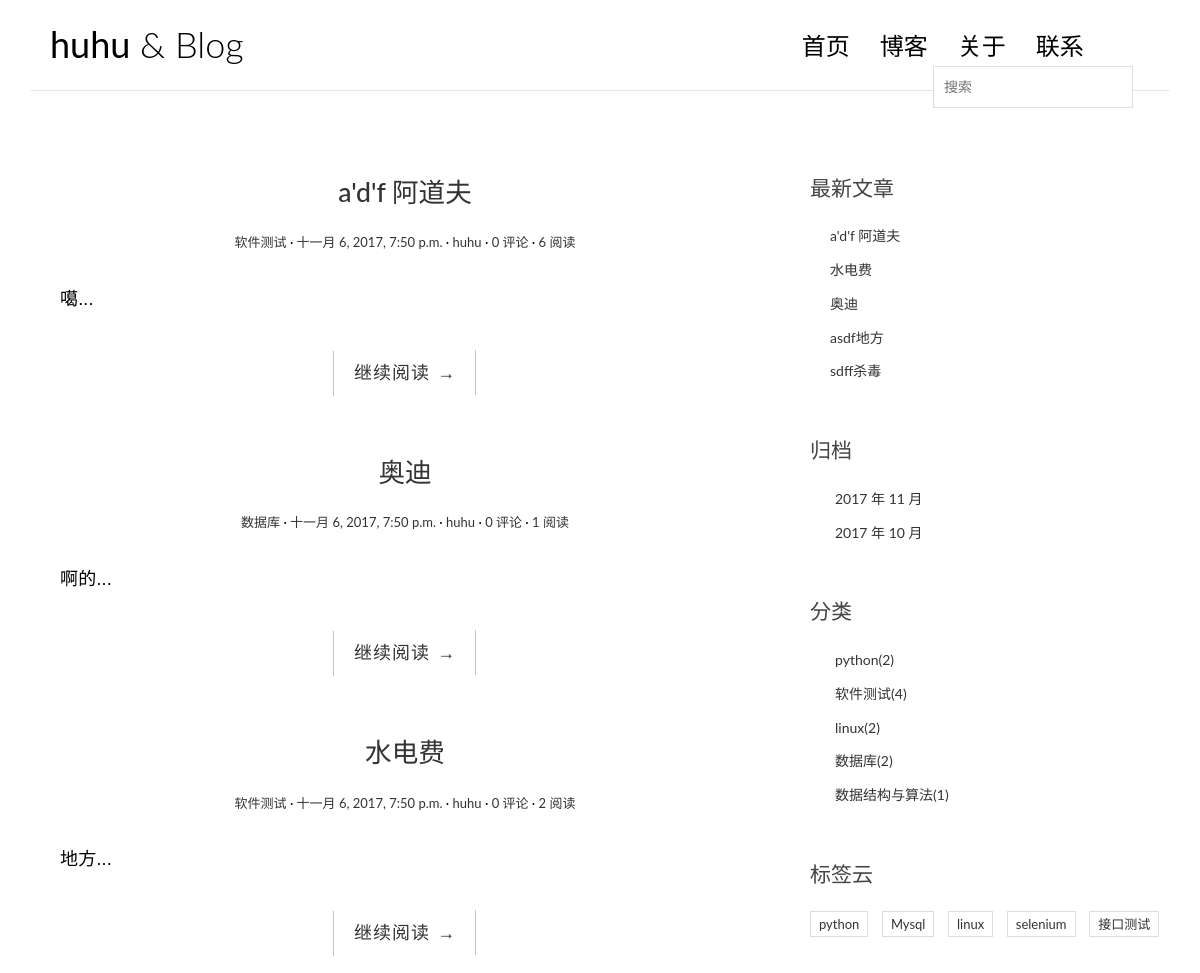
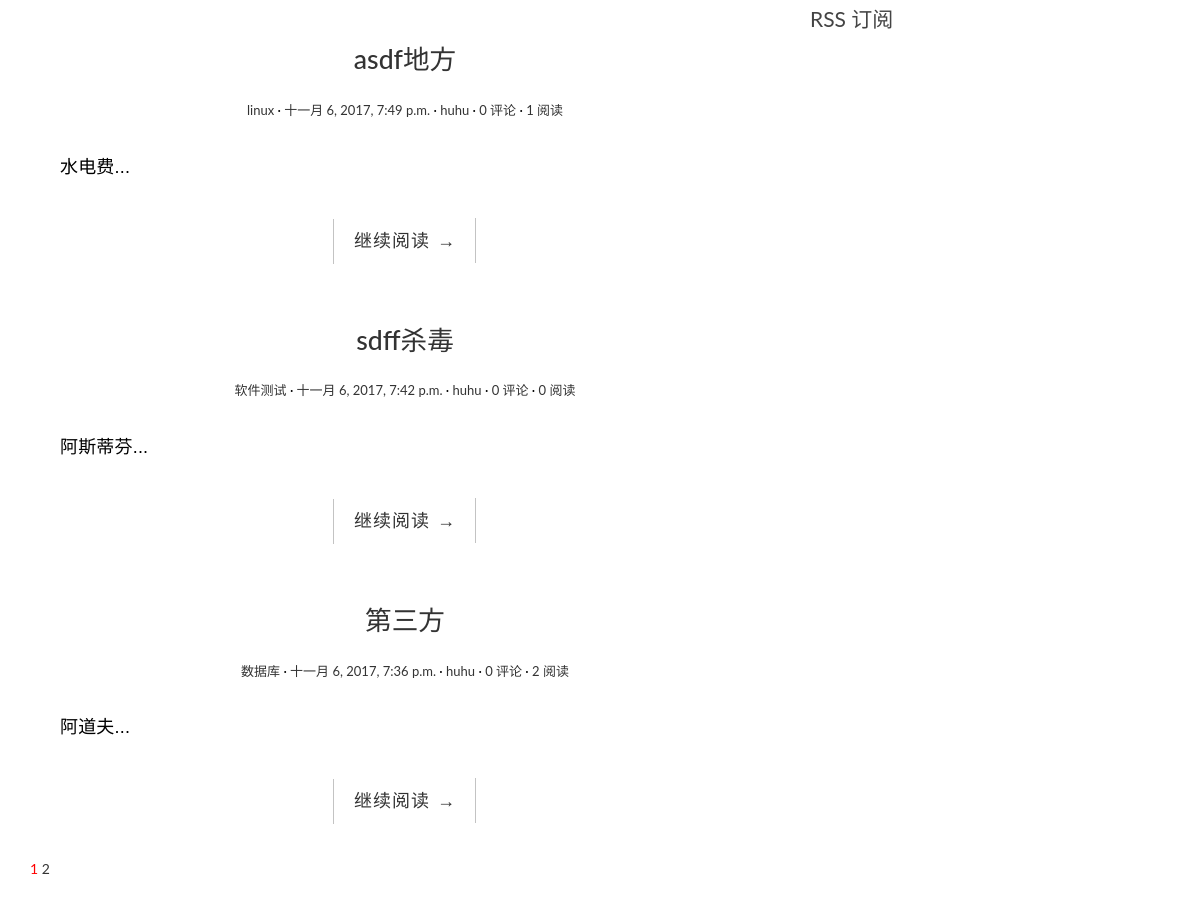
The page / on the database its author committed (2 pictures, top to bottom).
### blog/models.py (models this page shows, shortened)
@python_2_unicode_compatible
class Post(models.Model):
    title = models.CharField(max_length=70)
    body = models.TextField()
    created_time = models.DateTimeField()
    modified_time = models.DateTimeField()
    excerpt = models.CharField(max_length=200, blank=True)
    category = models.ForeignKey(Category)
    tags = models.ManyToManyField(Tag, blank=True)
    author = models.ForeignKey(User)
    views = models.PositiveIntegerField(default=0)
    class Meta:
        ordering = ['-created_time', 'title']
    def get_absolute_url(self):
        return reverse('blog:detail', kwargs={'pk': self.pk})

@python_2_unicode_compatible
class Category(models.Model):
    name = models.CharField(max_length=100)

@python_2_unicode_compatible
class Tag(models.Model):
    name = models.CharField(max_length=100)

### blog/views.py (the view, shortened to what this page needs)
# urls.py: url(r'^$', views.IndexView.as_view(), name='index'),
class IndexView(ListView):
    model = Post
    template_name = 'blog/index.html'
    context_object_name = 'post_list'
    paginate_by = 6
    def get_context_data(self, **kwargs):
        context = super(IndexView, self).get_context_data(**kwargs)
        paginator = context.get('paginator')
        page = context.get('page_obj')
        is_paginated = context.get('is_paginated')
        pagination_data = self.pagination_data(paginator, page, is_paginated)
        context.update(pagination_data)
        return context
    def pagination_data(self, paginator, page, is_paginated):
        if not is_paginated:
            return {}
        left = []
        right = []
        left_has_more = False
        right_has_more = False
        first = False
        last = False
        page_number = page.number
        total_pages = paginator.num_pages
        page_range = list(paginator.page_range)
        if page_number == 1:
            right = page_range[page_number:page_number + 2]
            if right[-1] < total_pages - 1:
                right_has_more = True
            if right[-1] < total_pages:
                last = True
        elif page_number == total_pages:
            left = page_range[(page_number - 3) if (page_number - 3) > 0 else 0:page_number - 1]
            if left[0] > 2:
                left_has_more = True
            if left[0] > 1:
                first = True
        data = {
            'left': left,
            'right': right,
            'left_has_more': left_has_more,
            'right_has_more': right_has_more,
            'first': first,
            'last': last,
        }
        return data

### blog/templatetags/blog_tags.py (called while the page is built)
@register.simple_tag
def get_recent_posts(num=5):
    return Post.objects.all().order_by('-created_time')[:num]

@register.simple_tag
def archives():
    return Post.objects.dates('created_time', 'month', 'DESC')

@register.simple_tag
def get_categories():
    return Category.objects.annotate(num_posts=Count('post')).filter(num_posts__gt=0)

@register.simple_tag
def get_tags():
    return Tag.objects.annotate(num_posts=Count('post')).filter(num_posts__gt=0)

### templates/blog/index.html (shortened to what this page needs)
{% extends 'base.html' %}
{% block main %}
    {% for post in post_list %}
        <article class="post post-{{ post.pk }}">
            <header class="entry-header">
                <h1 class="entry-title">
                    <a href="{{ post.get_absolute_url }}">{{ post.title }}</a>
                </h1>
                <div class="entry-meta">
                    <span class="post-category"><a href="{% url 'blog:category' post.category.pk %}">{{ post.category.name }}</a></span>
                    <span class="post-date"><a href="#"><time class="entry-date"
                                                              datetime="{{ post.created_time }}">{{ post.created_time }}</time></a></span>
                    <span class="post-author"><a href="#">{{ post.author }}</a></span>
                    <span class="comments-link"><a href="{% url 'comments:post_comment' post.pk %}">{{ post.comment_set.count }} 评论</a></span>
                    <span class="views-count"><a href="#">{{ post.views }} 阅读</a></span>
                </div>
            </header>
            <div class="entry-content clearfix">
                <p>{{ post.excerpt }}...</p>
                <div class="read-more cl-effect-14">
                    <a href="{{ post.get_absolute_url }}" class="more-link">继续阅读 <span class="meta-nav">→</span></a>
                </div>
            </div>
        </article>
    {% empty %}
        <div class="no-post">暂时还没有发布的文章！</div>
    {% endfor %}
  {% if is_paginated %}
<div class="pagination">
  <a href="?page={{ page_obj.number }}" style="color: red">{{ page_obj.number }}</a>
  {% if right %}
    {% for i in right %}
        <a href="?page={{ i }}">{{ i }}</a>
    {% endfor %}
  {% endif %}
</div>
{% endif %}
{% endblock main %}

### templates/base.html (shortened to what this page needs)
{% load staticfiles %}
{% load blog_tags %}
<!DOCTYPE html>
<html>
<head>
    <link rel="stylesheet" href="{% static 'blog/css/bootstrap.min.css' %}">
    <link rel="stylesheet" href="{% static 'blog/css/pace.css' %}">
    <link rel="stylesheet" href="{% static 'blog/css/custom.css' %}">
    <link rel="stylesheet" href="{% static 'blog/css/highlights/github.css' %}">
</head>
<body>
<div class="container">
    <header id="site-header">
        <div class="row">
            <div class="col-md-4 col-sm-5 col-xs-8">
                <div class="logo">
                    <h1><a href="{% url 'blog:index' %}"><b>huhu</b> & Blog</a></h1>
                </div>
            </div>
            <div class="col-md-8 col-sm-7 col-xs-4">
                <nav class="main-nav" role="navigation">
                    <div class="collapse navbar-collapse" id="bs-example-navbar-collapse-1">
                        <ul class="nav navbar-nav navbar-right">
                            <li class="cl-effect-11"><a href="{% url 'blog:index' %}" data-hover="首页">首页</a></li>
                            <li class="cl-effect-11"><a href="full-width.html" data-hover="博客">博客</a></li>
                            <li class="cl-effect-11"><a href="about.html" data-hover="关于">关于</a></li>
                            <li class="cl-effect-11"><a href="contact.html" data-hover="联系">联系</a></li>
                        </ul>
                    </div>
                </nav>
                    <div id="header-search-box">
                    <div id="search-form" class="search-form">
                        <form role="search" method="get" id="searchform" action="{% url 'haystack_search' %}">
                            <input type="search" name="q" placeholder="搜索" required>
                        </form>
                    </div>
                </div>
            </div>
        </div>
    </header>
</div>
<div class="content-body">
    <div class="container">
        <div class="row">
            <main class="col-md-8">
                {% block main %}
                {% endblock main %}
            </main>
            <aside class="col-md-4">
                <div class="widget widget-recent-posts">
                    <h3 class="widget-title">最新文章</h3>
                    {% get_recent_posts as recent_post_list %}
                    <ul>
                        {% for post in recent_post_list %}
                        <li>
                            <a href="{{ post.get_absulote_url }}">{{ post.title }}</a>
                        </li>
                        {% empty %}
                        暂无文章
                        {% endfor %}
                    </ul>
                </div>
                <div class="widget widget-archives">
                    <h3 class="widget-title">归档</h3>
                    {% archives as date_list %}
                    <ul>
                        {% for date in date_list %}
                        <li>
                            <a href="{% url 'blog:archives' date.year date.month %}">{{ date.year }}
                                    年 {{ date.month }} 月</a>
                        </li>
                        {% empty %}
                        暂无归档
                        {% endfor %}
                    </ul>
                </div>
                <div class="widget widget-category">
                    <h3 class="widget-title">分类</h3>
                    {% get_categories as category_list %}
                    <ul>
                        {% for category in category_list %}
                        <li>
                            <a href="{% url 'blog:category' category.pk %}">{{ category.name }}<span class="post-count">({{ category.num_posts }})</span></a>
                        </li>
                        {% empty %}
                        暂无分类
                        {% endfor %}
                    </ul>
                </div>
                <div class="widget widget-tag-cloud">
                    <h3 class="widget-title">标签云</h3>
                    {% get_tags as tag_list %}
                    <ul>
                        {% for tag in tag_list %}
                        <li>
                            <a href="{% url 'blog:tag' tag.pk %}">{{ tag.name }}</a>
                        </li>
                        {% empty %}
                        暂无标签
                        {% endfor %}
                    </ul>
                </div>
                <div class="rss">
                    <a href="{% url 'rss' %}"> RSS 订阅</a>
                </div>
            </aside>
        </div>
    </div>
</div>
</body>
</html>

### blog/static/blog/css/custom.css (style rules this page uses)
* { outline: none; }
h1, h2, h3, h4, h5, h6 { margin-top: 0; }
b { font-weight: 400; }
a { color: #333; }
body { color: #444; font-family: 'Lato', sans-serif; }
p { font-family: 'Ubuntu', sans-serif; font-weight: 400; word-spacing: 1px; letter-spacing: 0.01em; }
#site-header { background-color: #FFF; padding: 25px 20px; margin-bottom: 40px; border-bottom: 1px solid #e7e7e7; }
.logo h1 a { color: #000; }
.logo h1 { margin: 0; font-family: 'Lato', sans-serif; font-weight: 300; }
.main-nav { margin-top: 11px; max-width: 95%; }
.main-nav a { color: #000000 !important; padding: 0 0 5px 0 !important; margin-right: 30px; font-family: 'Lato', sans-serif; font-weight: 300; font-size: 24px; }
.cl-effect-11 a { padding: 10px 0; color: #0972b4; text-shadow: none; }
.cl-effect-11 a::before { position: absolute; top: 0; left: 0; overflow: hidden; padding: 0 0 5px 0 !important; max-width: 0; border-bottom: 1px solid #000; color: #000; content: attr(data-hover); white-space: nowrap; -webkit-transition: max-width 0.5s; -moz-transition: max-width 0.5s; transition: max-width 0.5s; }
.content-body { padding-bottom: 4em; }
.post { background: #fff; padding: 30px 30px 0; }
.entry-title { text-align: center; font-size: 1.9em; margin-bottom: 20px; line-height: 1.6; padding: 10px 20px 0; }
.entry-meta { text-align: center; color: #DDDDDD; font-size: 13px; margin-bottom: 30px; }
.entry-content { font-size: 18px; line-height: 1.9; font-weight: 300; color: #000; }
.post-category::after, .post-date::after, .post-author::after, .comments-link::after { content: ' ·'; color: #000; }
.read-more { font-family: 'Ubuntu', sans-serif; font-weight: 400; word-spacing: 1px; letter-spacing: 0.01em; text-align: center; margin-top: 20px; }
.cl-effect-14 a { padding: 0 20px; height: 45px; line-height: 45px; position: relative; display: inline-block; margin: 15px 25px; letter-spacing: 1px; font-weight: 400; text-shadow: 0 0 1px rgba(255, 255, 255, 0.3); }
.cl-effect-14 a::before, .cl-effect-14 a::after { position: absolute; width: 45px; height: 1px; background: #C3C3C3; content: ''; -webkit-transition: all 0.3s; -moz-transition: all 0.3s; transition: all 0.3s; pointer-events: none; }
.cl-effect-14 a::before { top: 0; left: 0; -webkit-transform: rotate(90deg); -moz-transform: rotate(90deg); transform: rotate(90deg); -webkit-transform-origin: 0 0; -moz-transform-origin: 0 0; transform-origin: 0 0; }
.cl-effect-14 a::after { right: 0; bottom: 0; -webkit-transform: rotate(90deg); -moz-transform: rotate(90deg); transform: rotate(90deg); -webkit-transform-origin: 100% 0; -moz-transform-origin: 100% 0; transform-origin: 100% 0; }
.widget { background: #fff; padding: 30px 0 0; }
.widget-title { font-size: 1.5em; margin-bottom: 20px; line-height: 1.6; padding: 10px 0 0; font-weight: 400; }
.widget-recent-posts ul { padding: 0; margin: 0; padding-left: 20px; }
.widget-recent-posts ul li { list-style-type: none; position: relative; line-height: 170%; margin-bottom: 10px; }
.widget-recent-posts ul li::before { content: '\f3d3'; font-family: "Ionicons"; position: absolute; left: -17px; top: 3px; font-size: 16px; color: #000; }
.widget-archives ul { padding: 0; margin: 0; padding-left: 25px; }
.widget-archives ul li { list-style-type: none; position: relative; line-height: 170%; margin-bottom: 10px; }
.widget-archives ul li::before { content: '\f3f3'; font-family: "Ionicons"; position: absolute; left: -25px; top: 1px; font-size: 16px; color: #000; }
.widget-category ul { padding: 0; margin: 0; padding-left: 25px; }
.widget-category ul li { list-style-type: none; position: relative; line-height: 170%; margin-bottom: 10px; }
.widget-category ul li::before { content: '\f3fe'; font-family: "Ionicons"; position: absolute; left: -25px; top: 1px; font-size: 18px; color: #000; }
.widget-tag-cloud ul { padding: 0; margin: 0; margin-right: -10px; }
.widget-tag-cloud ul li { list-style-type: none; font-size: 13px; display: inline-block; margin-right: 10px; margin-bottom: 10px; padding: 3px 8px; border: 1px solid #ddd; }
.rss { font-size: 21px; margin-top: 30px; }
.rss a { color: #444; }
#header-search-box { position: absolute; right: 38px; top: 8px; }
.search-form { width: 25%; position: absolute; min-width: 200px; right: -6px; top: 33px; }
#searchform { position: relative; border: 1px solid #ddd; min-height: 42px; }
#searchform input[type=search] { width: 100%; border: none; position: absolute; left: 0; padding: 10px 30px 10px 10px; z-index: 99; }

### rows shown on the page
Post: title "a'd'f 阿道夫", category.name "软件测试", created_time "十一月 6, 2017, 7:50 p.m.", author "huhu", comment_set.count "0", views "6", excerpt "噶"
Post: title "奥迪", category.name "数据库", created_time "十一月 6, 2017, 7:50 p.m.", author "huhu", comment_set.count "0", views "1", excerpt "啊的"
Post: title "水电费", category.name "软件测试", created_time "十一月 6, 2017, 7:50 p.m.", author "huhu", comment_set.count "0", views "2", excerpt "地方"
Post: title "asdf地方", category.name "linux", created_time "十一月 6, 2017, 7:49 p.m.", author "huhu", comment_set.count "0", views "1", excerpt "水电费"
Post: title "sdff杀毒", category.name "软件测试", created_time "十一月 6, 2017, 7:42 p.m.", author "huhu", comment_set.count "0", views "0", excerpt "阿斯蒂芬"
Post: title "第三方", category.name "数据库", created_time "十一月 6, 2017, 7:36 p.m.", author "huhu", comment_set.count "0", views "2", excerpt "阿道夫"
Category: name "python", num_posts "2"
Category: name "软件测试", num_posts "4"
Category: name "linux", num_posts "2"
Category: name "数据库", num_posts "2"
Category: name "数据结构与算法", num_posts "1"
Tag: name "python"
Tag: name "Mysql"
Tag: name "linux"
Tag: name "selenium"
Tag: name "接口测试"

### other values the page prints
{{ page_obj.number }} "1"
{{ i }} "2"
{{ date.year }} "2017" "2017"
{{ date.month }} "11" "10"
